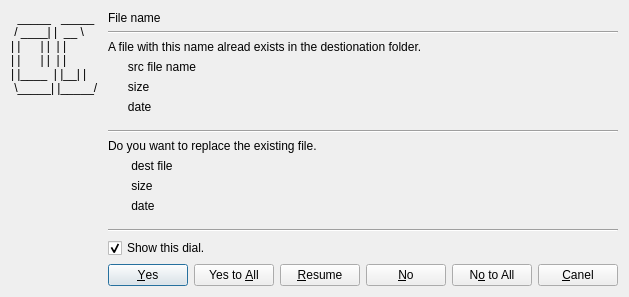
<?xml version="1.0" encoding="UTF-8"?>
<ui version="4.0">
 <class>FileExistAskDialog</class>
 <widget class="QDialog" name="FileExistAskDialog">
  <property name="geometry">
   <rect>
    <x>0</x>
    <y>0</y>
    <width>569</width>
    <height>297</height>
   </rect>
  </property>
  <property name="windowTitle">
   <string>Dialog</string>
  </property>
  <layout class="QHBoxLayout" name="horizontalLayout_2">
   <item>
    <layout class="QVBoxLayout" name="verticalLayout_3">
     <item>
      <widget class="QLabel" name="label">
       <property name="text">
        <string>  _____   _____  
 / ____| |  __ \ 
| |      | |  | |
| |      | |  | |
| |____  | |__| |
 \_____| |_____/ </string>
       </property>
       <property name="textInteractionFlags">
        <set>Qt::LinksAccessibleByMouse|Qt::TextSelectableByMouse</set>
       </property>
      </widget>
     </item>
     <item>
      <spacer name="verticalSpacer_3">
       <property name="orientation">
        <enum>Qt::Vertical</enum>
       </property>
       <property name="sizeHint" stdset="0">
        <size>
         <width>20</width>
         <height>40</height>
        </size>
       </property>
      </spacer>
     </item>
    </layout>
   </item>
   <item>
    <layout class="QVBoxLayout" name="verticalLayout_2">
     <item>
      <layout class="QVBoxLayout" name="verticalLayout">
       <item>
        <widget class="QLabel" name="label_2">
         <property name="text">
          <string>File name</string>
         </property>
         <property name="textInteractionFlags">
          <set>Qt::LinksAccessibleByMouse</set>
         </property>
        </widget>
       </item>
       <item>
        <widget class="Line" name="line">
         <property name="orientation">
          <enum>Qt::Horizontal</enum>
         </property>
        </widget>
       </item>
       <item>
        <widget class="QLabel" name="label_3">
         <property name="text">
          <string>A file with this name alread exists in the destionation folder.</string>
         </property>
        </widget>
       </item>
       <item>
        <widget class="QLabel" name="label_4">
         <property name="text">
          <string>      src file name</string>
         </property>
         <property name="textInteractionFlags">
          <set>Qt::LinksAccessibleByMouse|Qt::TextSelectableByMouse</set>
         </property>
        </widget>
       </item>
       <item>
        <widget class="QLabel" name="label_5">
         <property name="text">
          <string>      size </string>
         </property>
        </widget>
       </item>
       <item>
        <widget class="QLabel" name="label_6">
         <property name="text">
          <string>      date</string>
         </property>
        </widget>
       </item>
       <item>
        <spacer name="verticalSpacer">
         <property name="orientation">
          <enum>Qt::Vertical</enum>
         </property>
         <property name="sizeHint" stdset="0">
          <size>
           <width>20</width>
           <height>40</height>
          </size>
         </property>
        </spacer>
       </item>
       <item>
        <widget class="Line" name="line_2">
         <property name="orientation">
          <enum>Qt::Horizontal</enum>
         </property>
        </widget>
       </item>
       <item>
        <widget class="QLabel" name="label_7">
         <property name="text">
          <string>Do you want to replace the existing file.</string>
         </property>
        </widget>
       </item>
       <item>
        <widget class="QLabel" name="label_8">
         <property name="text">
          <string>       dest file</string>
         </property>
         <property name="textInteractionFlags">
          <set>Qt::LinksAccessibleByMouse|Qt::TextSelectableByMouse</set>
         </property>
        </widget>
       </item>
       <item>
        <widget class="QLabel" name="label_9">
         <property name="text">
          <string>       size</string>
         </property>
        </widget>
       </item>
       <item>
        <widget class="QLabel" name="label_10">
         <property name="text">
          <string>       date</string>
         </property>
        </widget>
       </item>
       <item>
        <spacer name="verticalSpacer_2">
         <property name="orientation">
          <enum>Qt::Vertical</enum>
         </property>
         <property name="sizeHint" stdset="0">
          <size>
           <width>20</width>
           <height>40</height>
          </size>
         </property>
        </spacer>
       </item>
       <item>
        <widget class="Line" name="line_3">
         <property name="orientation">
          <enum>Qt::Horizontal</enum>
         </property>
        </widget>
       </item>
       <item>
        <widget class="QCheckBox" name="checkBox">
         <property name="text">
          <string>Show this dial.</string>
         </property>
         <property name="checked">
          <bool>true</bool>
         </property>
        </widget>
       </item>
      </layout>
     </item>
     <item>
      <layout class="QHBoxLayout" name="horizontalLayout">
       <item>
        <widget class="QPushButton" name="pushButton">
         <property name="text">
          <string>&amp;Yes</string>
         </property>
        </widget>
       </item>
       <item>
        <widget class="QPushButton" name="pushButton_2">
         <property name="text">
          <string>Yes to &amp;All</string>
         </property>
        </widget>
       </item>
       <item>
        <widget class="QPushButton" name="pushButton_3">
         <property name="text">
          <string>&amp;Resume</string>
         </property>
        </widget>
       </item>
       <item>
        <widget class="QPushButton" name="pushButton_4">
         <property name="text">
          <string>&amp;No</string>
         </property>
        </widget>
       </item>
       <item>
        <widget class="QPushButton" name="pushButton_5">
         <property name="text">
          <string>N&amp;o to All</string>
         </property>
        </widget>
       </item>
       <item>
        <widget class="QPushButton" name="pushButton_6">
         <property name="text">
          <string>&amp;Canel</string>
         </property>
        </widget>
       </item>
      </layout>
     </item>
    </layout>
   </item>
  </layout>
 </widget>
 <resources/>
 <connections/>
</ui>
